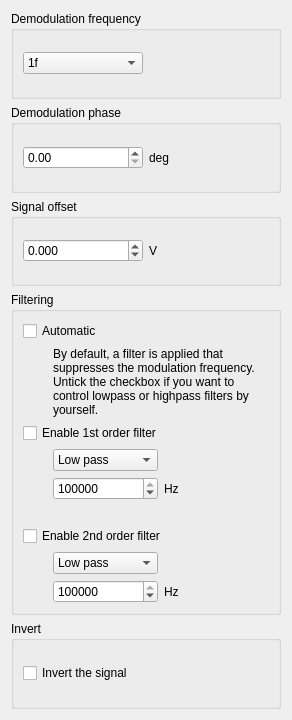
<?xml version="1.0" encoding="UTF-8"?>
<ui version="4.0">
 <class>Form</class>
 <widget class="QWidget" name="Form">
  <property name="geometry">
   <rect>
    <x>0</x>
    <y>0</y>
    <width>292</width>
    <height>720</height>
   </rect>
  </property>
  <property name="sizePolicy">
   <sizepolicy hsizetype="Preferred" vsizetype="Preferred">
    <horstretch>0</horstretch>
    <verstretch>0</verstretch>
   </sizepolicy>
  </property>
  <property name="minimumSize">
   <size>
    <width>100</width>
    <height>100</height>
   </size>
  </property>
  <property name="windowTitle">
   <string>Form</string>
  </property>
  <layout class="QVBoxLayout" name="verticalLayout">
   <item>
    <widget class="QGroupBox" name="groupBox_7">
     <property name="title">
      <string>Demodulation frequency</string>
     </property>
     <layout class="QVBoxLayout" name="verticalLayout_13">
      <item>
       <layout class="QHBoxLayout" name="horizontalLayout_5">
        <item>
         <widget class="QComboBox" name="demodulationFrequencyComboBox">
          <property name="styleSheet">
           <string notr="true"/>
          </property>
          <item>
           <property name="text">
            <string>1f</string>
           </property>
          </item>
          <item>
           <property name="text">
            <string>2f</string>
           </property>
          </item>
          <item>
           <property name="text">
            <string>3f</string>
           </property>
          </item>
          <item>
           <property name="text">
            <string>4f</string>
           </property>
          </item>
          <item>
           <property name="text">
            <string>5f</string>
           </property>
          </item>
         </widget>
        </item>
        <item>
         <widget class="QLabel" name="label_5">
          <property name="text">
           <string/>
          </property>
         </widget>
        </item>
       </layout>
      </item>
     </layout>
    </widget>
   </item>
   <item>
    <widget class="QGroupBox" name="groupBox_2">
     <property name="title">
      <string>Demodulation phase</string>
     </property>
     <layout class="QVBoxLayout" name="verticalLayout_3">
      <item>
       <layout class="QHBoxLayout" name="horizontalLayout_4">
        <item>
         <widget class="CustomDoubleSpinBoxNoSign" name="demodulationPhaseSpinBox">
          <property name="maximum">
           <double>360.000000000000000</double>
          </property>
          <property name="singleStep">
           <double>10.000000000000000</double>
          </property>
         </widget>
        </item>
        <item>
         <widget class="QLabel" name="label_3">
          <property name="text">
           <string>deg</string>
          </property>
         </widget>
        </item>
       </layout>
      </item>
     </layout>
    </widget>
   </item>
   <item>
    <widget class="QGroupBox" name="groupBox_6">
     <property name="title">
      <string>Signal offset</string>
     </property>
     <layout class="QHBoxLayout" name="horizontalLayout_7">
      <item>
       <layout class="QHBoxLayout" name="horizontalLayout_3">
        <item>
         <widget class="CustomDoubleSpinBox" name="signalOffsetSpinBox">
          <property name="decimals">
           <number>3</number>
          </property>
          <property name="minimum">
           <double>-1.000000000000000</double>
          </property>
          <property name="maximum">
           <double>1.000000000000000</double>
          </property>
          <property name="singleStep">
           <double>0.100000000000000</double>
          </property>
         </widget>
        </item>
        <item>
         <widget class="QLabel" name="label_4">
          <property name="sizePolicy">
           <sizepolicy hsizetype="Preferred" vsizetype="Preferred">
            <horstretch>0</horstretch>
            <verstretch>0</verstretch>
           </sizepolicy>
          </property>
          <property name="text">
           <string>V</string>
          </property>
         </widget>
        </item>
       </layout>
      </item>
     </layout>
    </widget>
   </item>
   <item>
    <widget class="QGroupBox" name="filtering_group">
     <property name="title">
      <string>Filtering</string>
     </property>
     <layout class="QVBoxLayout" name="verticalLayout_2">
      <item>
       <widget class="QCheckBox" name="automaticFilterCheckBox">
        <property name="text">
         <string>Automatic</string>
        </property>
       </widget>
      </item>
      <item>
       <widget class="QLabel" name="automatic_filtering_enabled">
        <property name="text">
         <string>By default, a filter is applied that suppresses the modulation frequency. Untick the checkbox if you want to control lowpass or highpass filters by yourself.</string>
        </property>
        <property name="wordWrap">
         <bool>true</bool>
        </property>
        <property name="indent">
         <number>30</number>
        </property>
       </widget>
      </item>
      <item>
       <widget class="QWidget" name="manualFilterWidget" native="true">
        <layout class="QVBoxLayout" name="verticalLayout_5">
         <property name="leftMargin">
          <number>0</number>
         </property>
         <property name="topMargin">
          <number>0</number>
         </property>
         <property name="rightMargin">
          <number>0</number>
         </property>
         <property name="bottomMargin">
          <number>0</number>
         </property>
         <item>
          <widget class="QCheckBox" name="filter_1_enabled">
           <property name="text">
            <string>Enable 1st order filter</string>
           </property>
          </widget>
         </item>
         <item>
          <layout class="QHBoxLayout" name="horizontalLayout_6">
           <property name="leftMargin">
            <number>30</number>
           </property>
           <item>
            <widget class="QComboBox" name="filter_1_type">
             <item>
              <property name="text">
               <string>Low pass</string>
              </property>
             </item>
             <item>
              <property name="text">
               <string>High pass</string>
              </property>
             </item>
            </widget>
           </item>
           <item>
            <widget class="QLabel" name="label_6">
             <property name="text">
              <string/>
             </property>
            </widget>
           </item>
          </layout>
         </item>
         <item>
          <layout class="QHBoxLayout" name="horizontalLayout">
           <property name="leftMargin">
            <number>30</number>
           </property>
           <item>
            <widget class="CustomSpinBox" name="filter_1_frequency">
             <property name="sizePolicy">
              <sizepolicy hsizetype="Minimum" vsizetype="Fixed">
               <horstretch>0</horstretch>
               <verstretch>0</verstretch>
              </sizepolicy>
             </property>
             <property name="maximum">
              <number>50000000</number>
             </property>
             <property name="value">
              <number>100000</number>
             </property>
            </widget>
           </item>
           <item>
            <widget class="QLabel" name="label">
             <property name="sizePolicy">
              <sizepolicy hsizetype="Preferred" vsizetype="Preferred">
               <horstretch>0</horstretch>
               <verstretch>0</verstretch>
              </sizepolicy>
             </property>
             <property name="text">
              <string>Hz</string>
             </property>
            </widget>
           </item>
          </layout>
         </item>
         <item>
          <spacer name="verticalSpacer_2">
           <property name="orientation">
            <enum>Qt::Vertical</enum>
           </property>
           <property name="sizeType">
            <enum>QSizePolicy::Fixed</enum>
           </property>
           <property name="sizeHint" stdset="0">
            <size>
             <width>20</width>
             <height>20</height>
            </size>
           </property>
          </spacer>
         </item>
         <item>
          <widget class="QCheckBox" name="filter_2_enabled">
           <property name="text">
            <string>Enable 2nd order filter</string>
           </property>
          </widget>
         </item>
         <item>
          <layout class="QHBoxLayout" name="horizontalLayout_8">
           <property name="leftMargin">
            <number>30</number>
           </property>
           <item>
            <widget class="QComboBox" name="filter_2_type">
             <item>
              <property name="text">
               <string>Low pass</string>
              </property>
             </item>
             <item>
              <property name="text">
               <string>High pass</string>
              </property>
             </item>
            </widget>
           </item>
           <item>
            <widget class="QLabel" name="label_7">
             <property name="text">
              <string/>
             </property>
            </widget>
           </item>
          </layout>
         </item>
         <item>
          <layout class="QHBoxLayout" name="horizontalLayout_2">
           <property name="leftMargin">
            <number>30</number>
           </property>
           <item>
            <widget class="CustomSpinBox" name="filter_2_frequency">
             <property name="sizePolicy">
              <sizepolicy hsizetype="Minimum" vsizetype="Fixed">
               <horstretch>0</horstretch>
               <verstretch>0</verstretch>
              </sizepolicy>
             </property>
             <property name="maximum">
              <number>50000000</number>
             </property>
             <property name="value">
              <number>100000</number>
             </property>
            </widget>
           </item>
           <item>
            <widget class="QLabel" name="label_2">
             <property name="sizePolicy">
              <sizepolicy hsizetype="Preferred" vsizetype="Preferred">
               <horstretch>0</horstretch>
               <verstretch>0</verstretch>
              </sizepolicy>
             </property>
             <property name="text">
              <string>Hz</string>
             </property>
            </widget>
           </item>
          </layout>
         </item>
        </layout>
       </widget>
      </item>
     </layout>
    </widget>
   </item>
   <item>
    <widget class="QGroupBox" name="groupBox">
     <property name="title">
      <string>Invert</string>
     </property>
     <layout class="QVBoxLayout" name="verticalLayout_4">
      <item>
       <widget class="QCheckBox" name="invertCheckBox">
        <property name="text">
         <string>Invert the signal</string>
        </property>
       </widget>
      </item>
     </layout>
    </widget>
   </item>
  </layout>
 </widget>
 <customwidgets>
  <customwidget>
   <class>CustomDoubleSpinBoxNoSign</class>
   <extends>QDoubleSpinBox</extends>
   <header location="global">spin_box.h</header>
  </customwidget>
  <customwidget>
   <class>CustomSpinBox</class>
   <extends>QSpinBox</extends>
   <header location="global">spin_box.h</header>
  </customwidget>
  <customwidget>
   <class>CustomDoubleSpinBox</class>
   <extends>QDoubleSpinBox</extends>
   <header location="global">spin_box.h</header>
  </customwidget>
 </customwidgets>
 <resources/>
 <connections/>
</ui>
